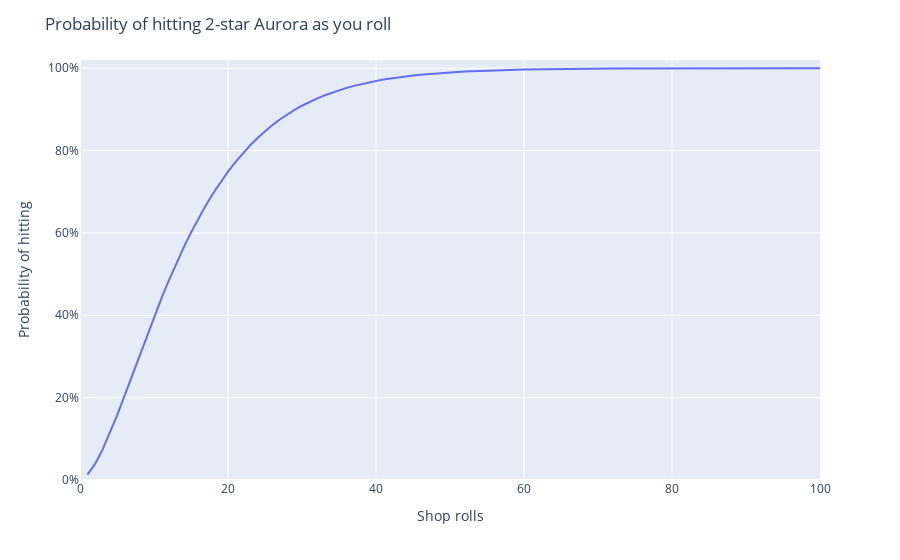

Source (notebook cell):
### Code cell
fig = cdf_plot(
    unit=Unit('Aurora', 5), 
    nteam=1, 
    npool=pool.size(5), 
    nother=0, 
    star=2, 
    level=10, 
    shop=Shop(level=10)
)
fig.show()

### Figure 1 — Plotly figure (JSON) as saved in the notebook; plotly's stock layout.template omitted (floating-point values rounded to 4 significant figures; data arrays with more than 128 entries replaced by an {"elided": "..."} marker saying what was removed)
{"data": [{"hovertemplate": "x=%{x}<br>y=%{y}<extra></extra>", "legendgroup": "", "line": {"color": "#636efa", "dash": "solid"}, "marker": {"symbol": "circle"}, "mode": "lines", "name": "", "orientation": "v", "showlegend": false, "type": "scatter", "x": {"elided": "159 int values"}, "xaxis": "x", "y": {"elided": "159 float values"}, "yaxis": "y"}], "layout": {"legend": {"tracegroupgap": 0}, "margin": {"t": 60}, "title": {"text": "Probability of hitting 2-star Aurora as you roll"}, "xaxis": {"anchor": "y", "domain": [0, 1], "dtick": 20, "range": [0, 100], "tick0": 0, "title": {"text": "Shop rolls"}}, "yaxis": {"anchor": "x", "domain": [0, 1], "range": [0, 102], "ticksuffix": "%", "title": {"text": "Probability of hitting"}}}}
